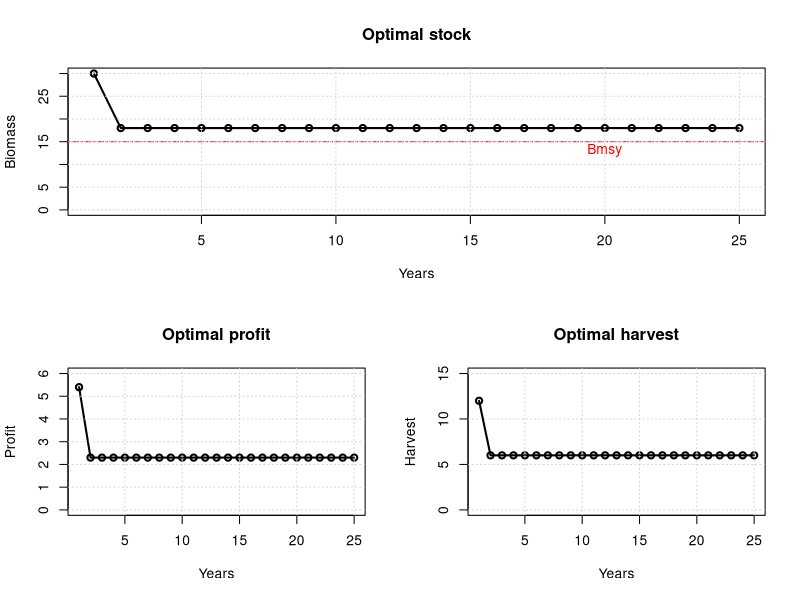
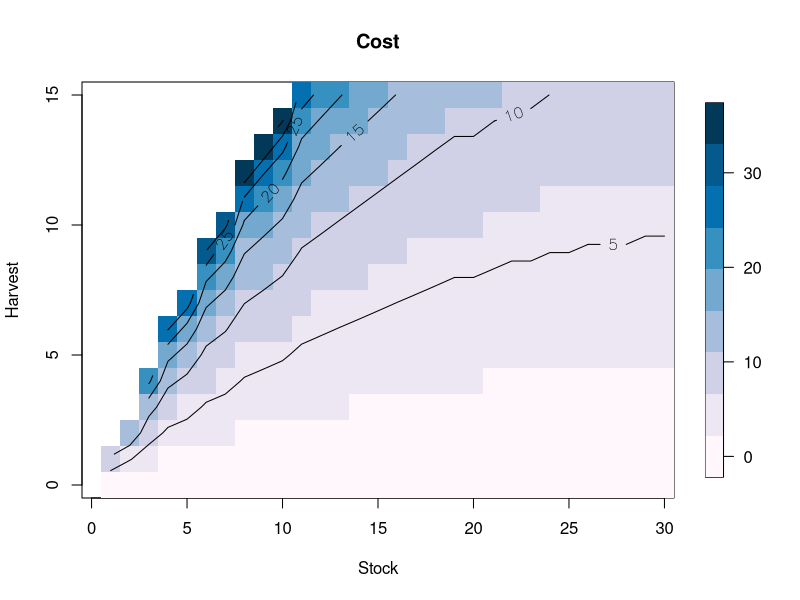
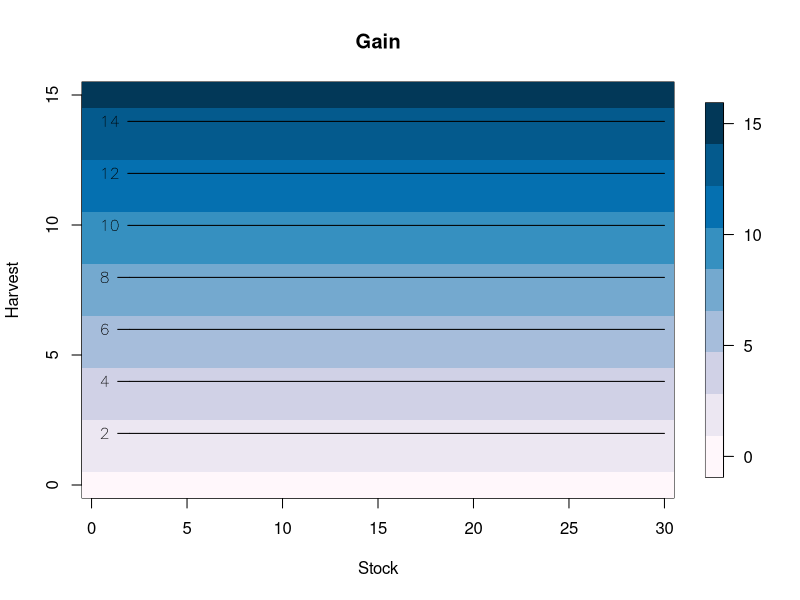
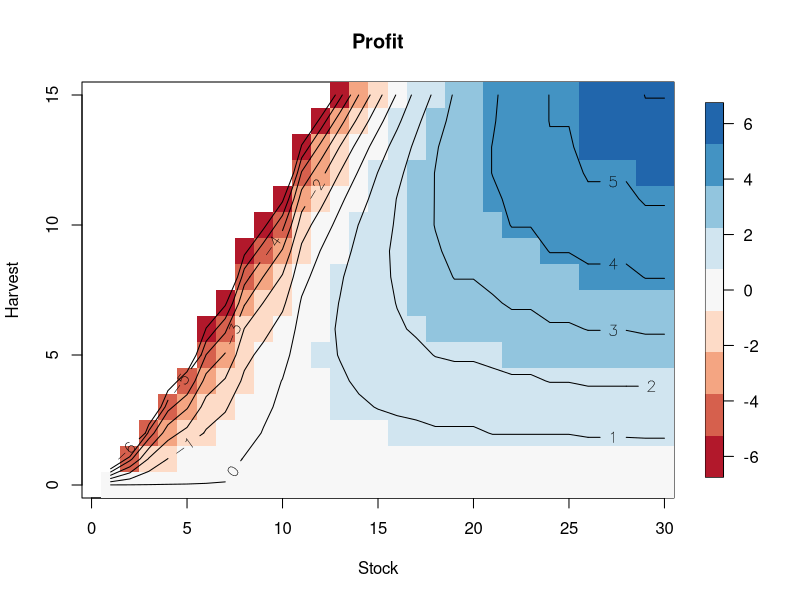
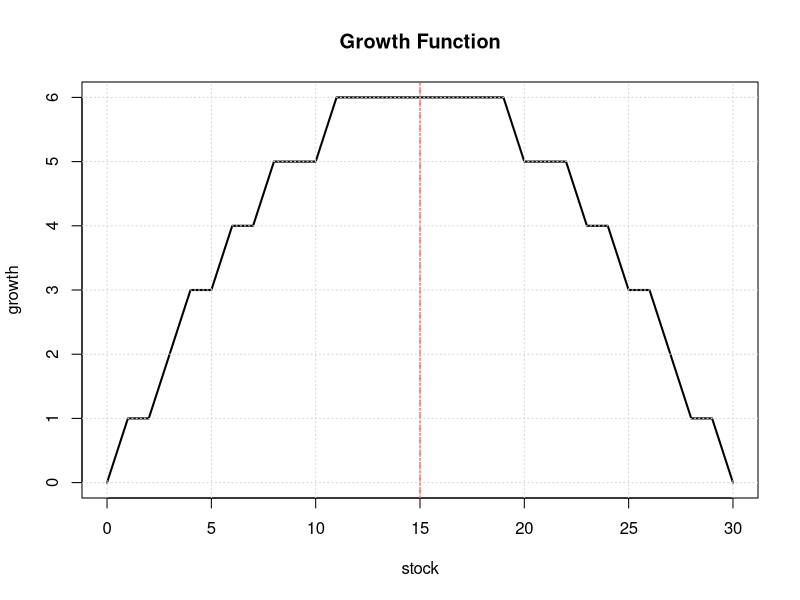

Generate these figures, in order, with R:
#####################################
### Model XP Gordon-Schaefer all calculation
### Selles Jules
### 08/2016
####################################

##---------------------------------
## Packages

# FLR package 
#source("C:/Users/jselles/Dropbox/These/These_Ifremer/BFT_DYNPop/OM_BFT/R.Script/Install.FLR.R")# 
#Install.FLR()
library(fields)
library(RColorBrewer)

# supplementary packages

##--------------------------------
## Parameters
##--------------------------------

path.plot <- "C:/Users/jselles/Dropbox/These/These_Ifremer/Documents_Travail/Modele_XP/XP_protocole/Protocole/"
do.save.plot=T
  
## Global parameters
simYear     <- 10
gameTime    <- 25

#---------------------------
initYear    <- 1990
uncertainty <- 0.5
nbPlayers   <- 3

## Schaefer parameters
K    <- 30
r    <- 0.8
Blim <- 8
Bmsy <- K/2
Ymsy <- (r*K)/4

## Economic parameters // métier purse seine only 
P               <- 1
beta            <- 13
treshold        <- F
A               <- 8
ta              <- 0
delta           <- 1/(1+ta)

maxHarvest      <- 5
minHarvest      <- 0 
nbChoices       <- 5

stepChoices     <- (maxHarvest - minHarvest)/(nbChoices - 1)
harvestChoice   <- seq(from=minHarvest,to=maxHarvest, by=stepChoices)
totalHarvest    <- seq(from=minHarvest,to=maxHarvest*nbPlayers,by=stepChoices)
otherHarvest    <- seq(from=minHarvest,to=maxHarvest*(nbPlayers),by= stepChoices)

##--------------------------------
## Model functions
##--------------------------------

## Schafer stantard model [10^3 t] 
##--------------------------------------------
##Biologic part
##
## growth function [t] 
growth  <- function (b,b1=r,b2=K){
  #b : biomass [t] // b1 : r -> growth rate [] // b2 : K -> carrying capacity [t]
  growth=b1*b*(1-(b/b2))
  growth <- round(growth,0)
  return(growth)
}

## Schaefer biomass dynamic [t] 
Schaefer <- function (b,C=0){
  #c : total catch [t]// b : biomasss [t]
  biomass <- b + growth(b=b)- C
  biomass <- round(biomass,0)
  return(biomass)
}

##Economic part
##
## Cost function [$] 
Cost <- function(stock,e1=beta,e2=A,b3=Blim ,capture=0,t= treshold){
#e1 : Beta cost parameter [] // e2 : fixed cost linked to Blim [$] // b3 : Blim biomass threshold [t]// b : biomass [t] //
#c : individual catch in tones [t]
     
  cost = matrix (NA, ncol=length(stock))
  
  for (i in 1: length(stock)){
    if (i==1){
      cost[i]<-e1*(log(Schaefer(K))-log(stock[i]))
     }else {
      cost[i]<-e1*(log(growth(b=stock[i-1]))-log(stock[i]))
    }
    
  }
  
  return(cost)
}

## Cost function [$] 
CostplotInd <- function(stock,e1=beta,e2=A,b3=Blim ,capture=0,
                        captureInd=0,t= treshold){
  #e1 : Beta cost parameter [] // e2 : fixed cost linked to Blim [$] // b3 : Blim biomass threshold [t]// b : biomass [t] //
  #c : individual catch in tones [t]
  
  cost = matrix (NA,nrow=length(capture), ncol=length(captureInd))
  
  for (i in 1:length(capture)){
    for (j in 1:length(captureInd)){
      cost[i,j]<-e1*(log(Schaefer(b=stock))-log(Schaefer(b=stock)-(capture[i]+captureInd[j])))*
              (captureInd[j]/(capture[i]+captureInd[j]))
       } 
    }
  
  #cost[which(cost=='Inf')]=0
  #cost[which(cost=='Nan')]=0
  #cost <- round(cost,0)
  
  return(cost)
}

## Cost function [$] 
Costplot <- function(stock,e1=beta,e2=A,b3=Blim ,capture=0,t= treshold){
  #e1 : Beta cost parameter [] // e2 : fixed cost linked to Blim [$] // b3 : Blim biomass threshold [t]// b : biomass [t] //
  #c : individual catch in tones [t]
  
  cost = matrix (NA,nrow=length(capture), ncol=length(stock))
  
  for (i in 1:length(capture)){
    cost[i,]<-e1*(log(Schaefer(b=stock))-log(Schaefer(b=stock)-capture[i]))
  } 
  
  #cost[which(cost=='Inf')]=0
  #cost[which(cost=='Nan')]=0
  #cost <- round(cost,0)
  
  return(cost)
}


## Gain function [$] 
Gain <- function(e3=P,c=0){
#e3 : cte fish price per Kg [$/t]// c : individual catch in tones [t]
  gain<- e3*c
  gain <- round(gain,0)
  return(gain)
}

## Profit function [10^3 $] 
Profit <- function (catch,biomass){
  profit <- Gain(c=catch) - CostPlotind(stock=biomass,capture=catch)
  profit <- round(profit,0)
  return(profit)
}

## Profit function [10^3 $] 
ProfitInd <- function (catch,catchInd,biomass){
  
  cc     = CostplotInd(stock=biomass,
                       capture=catch,captureInd=catchInd)
  profit = matrix(data=NA,nrow=dim(cc)[1],ncol=dim(cc)[2])
  
  for (i in 1:dim(cc)[1]){
    profit[i,] <- Gain(c=catchInd) - cc[i,]
    #profit <- round(profit,0)
  }
  profit = round(profit,1)
  
  return(profit)
}



## Profit function [10^3 $] 
Profitplot <- function (catch,biomass){
  profit <- Gain(c=catch) - Costplot(stock=biomass,capture=catch)
  profit <- round(profit,1)
  return(profit)
}


## Net Present Value function [10^3 $] 
NPV <- function(cashFlow, time, discountRate){
# cashFlow : profit for each period t until T (time) [10¨3 $] // time : [y] // discountRate : []
   netPresentValue <- cumsum(net/(1+discountRate)^time)
   return(netPresentValue)
}


#######################################
## Optimisation under constraint process
## Optimal value B0

f.PV <- function(x) {
  f.x <-  ( (delta* ( P - (beta/ (round(x,0) + round(r*x*(1-(x/K)),0) ) ) ) * (1+r*(1-(2*round(x,0)/K))) ) - (P-(beta/round(x,0))) )^2
  # return function value
  return(f.x)
}

out.B0 <- optimize(f.PV,lower = 1, upper = 30, tol = 0.0001)


B0   <- out.B0$minimum
Y0   <- growth(b=B0)


#######################################
## Optimisation under constraint process

## here markov chain analysis

optB=19 #round(B0) ( multiple de 3 obligatoirement)

prof = matrix(data = NA, nrow = 1, ncol = gameTime)

b0   = K
c0   = round((b0 - optB)/ nbPlayers)* nbPlayers  

b    = matrix(data = NA, nrow = 1, ncol = gameTime)
b[1] = b0
ca    = matrix(data = NA, nrow = 1, ncol = gameTime)
ca[1] = c0

for (i in 1:(gameTime - 1)){

    prof[i]   = Profitplot(catch= ca[i] ,biomass= b[i])
    
    b[i+1] = Schaefer(b=b[i],C=ca[i])
    ca[i+1] = growth(b=b[i+1])
    
    if( i==(gameTime - 1)){
      prof[i+1]   = Profitplot(catch= ca[i+1] ,biomass= b[i+1])
    }

}

payoff.opt=sum(prof)



if (do.save.plot==T){
  png(filename=paste(path.plot,"OPtimal_path.png",sep=""), width = 8, height = 8, units = 'in', res = 300)}

layout(matrix(c(1,1,2,3), 2, 2, byrow = TRUE))

plot(seq(1,gameTime,1),b,xlab="Years",ylab="Biomass",type='o',lwd=2,ylim=c(0,30))
abline(h=K/2, col='red',lty=6,lwd=1)
text(x=20,y=K/2.3,labels="Bmsy",col='red')
#abline(v=round(0.5*((beta/(P*r))+K),0), col='green',lty=6,lwd=1)
grid()

title("Optimal stock")

plot(seq(1,gameTime,1),prof,xlab="Years",ylab="Profit",type='o',lwd=2,ylim=c(0,6))
#abline(v=round(0.5*((beta/(P*r))+K),0), col='green',lty=6,lwd=1)
grid()

title("Optimal profit")

plot(seq(1,gameTime,1),ca,xlab="Years",ylab="Harvest",type='o',lwd=2,ylim=c(0,15))
#abline(v=round(0.5*((beta/(P*r))+K),0), col='green',lty=6,lwd=1)
grid()

title("Optimal harvest")


if (do.save.plot==T){
  dev.off()
}


#######################################
## Open access dynamique 

## 




##############
## Plot functions
#########################
yield.vec=seq(0,maxHarvest*nbPlayers,by = 1)
y = matrix( 
  yield.vec, 
  nrow=length(yield.vec), 
  ncol=length(yield.vec),byrow = TRUE)

stock.vec=seq(0,K,by = 1)
s = matrix( 
  stock.vec, 
  nrow=length(stock.vec), 
  ncol=length(stock.vec))

################################""
## individual profit Table for a stock level 
Indyield.vec=seq(0,maxHarvest*(nbPlayers-1),by = 1)
MYyield=seq(0,maxHarvest,by = 1)

pp= ProfitInd(biomass = 25 ,catch = Indyield.vec , catchInd = MYyield)
rownames(pp)=Indyield.vec
colnames(pp)=MYyield

print(pp)

########################""
## total cost

c =Costplot(stock=(stock.vec),capture=(yield.vec))


if (do.save.plot==T){
  png(filename=paste(path.plot,"Cost.png",sep=""), width = 4, height = 4, units = 'in', res = 300)
}
  image.plot(z=t(c),y=yield.vec,x=stock.vec,xlab='Stock',ylab='Harvest',
           zlim=c(0,max(c[which(c!="Inf")],na.rm=TRUE)),col=brewer.pal(9,"PuBu"))
  contour(z=t(c),y=yield.vec,x=stock.vec,zlim=c(0,max(c[which(c!="Inf")],na.rm=TRUE)),  nlevels = 9,add=T,labcex=1,lwd=1)


title("Cost")

if (do.save.plot==T){
  dev.off()
}

###########################""
## individual gain


if (do.save.plot==T){
  png(filename=paste(path.plot,"Gain.png",sep=""), width = 4, height = 4, units = 'in', res = 300)
}

gain = round(Gain(c=(yield.vec)),0)
gg = matrix(data=gain,nrow=length(gain), ncol=length(stock.vec))

  image.plot(z=t(gg),y=yield.vec,x=stock.vec,xlab='Stock',ylab='Harvest',
             zlim=c(0,max(gg)),col=brewer.pal(9,"PuBu"))
  contour(z=t(gg),y=yield.vec,x=stock.vec,zlim=c(0,max(gg)),  nlevels = 9,add=T,labcex=1,lwd=1)

title("Gain")


if (do.save.plot==T){
  dev.off()
}

#############################
## individual profit

p = Profitplot(biomass=(stock.vec),catch=yield.vec)

if (do.save.plot==T){
  png(filename=paste(path.plot,"Profit.png",sep=""), width = 4, height = 4, units = 'in', res = 300)
}

image.plot(z=t(p),y=yield.vec,x=stock.vec,xlab='Stock',ylab='Harvest',zlim=c(-6,6),
           col=brewer.pal(9,"RdBu"))
contour(z=t(p),y=yield.vec,x=stock.vec,zlim=c(c(-6,6)),  nlevels = 9,add=T,labcex=1,lwd=1)
#zlim=c(min(as.vector(p[p!='-Inf']),na.rm=TRUE),max(as.vector(p[p!='-Inf'])
title("Profit")

if (do.save.plot==T){
  dev.off()
}

###############################"
## Growth

g =  growth(b=stock.vec,b1=r,b2=K)

if (do.save.plot==T){
  png(filename=paste(path.plot,"Growth.png",sep=""), width = 4, height = 4, units = 'in', res = 300)
 
  
}

plot(stock.vec,g,xlab="stock",ylab="growth",type='l',lwd=2)
abline(v=K/2, col='red',lty=6,lwd=1)
#abline(v=round(0.5*((beta/(P*r))+K),0), col='green',lty=6,lwd=1)
grid()

title("Growth Function")

if (do.save.plot==T){
  dev.off()
  
}


#######################################
## Projection stock









        
